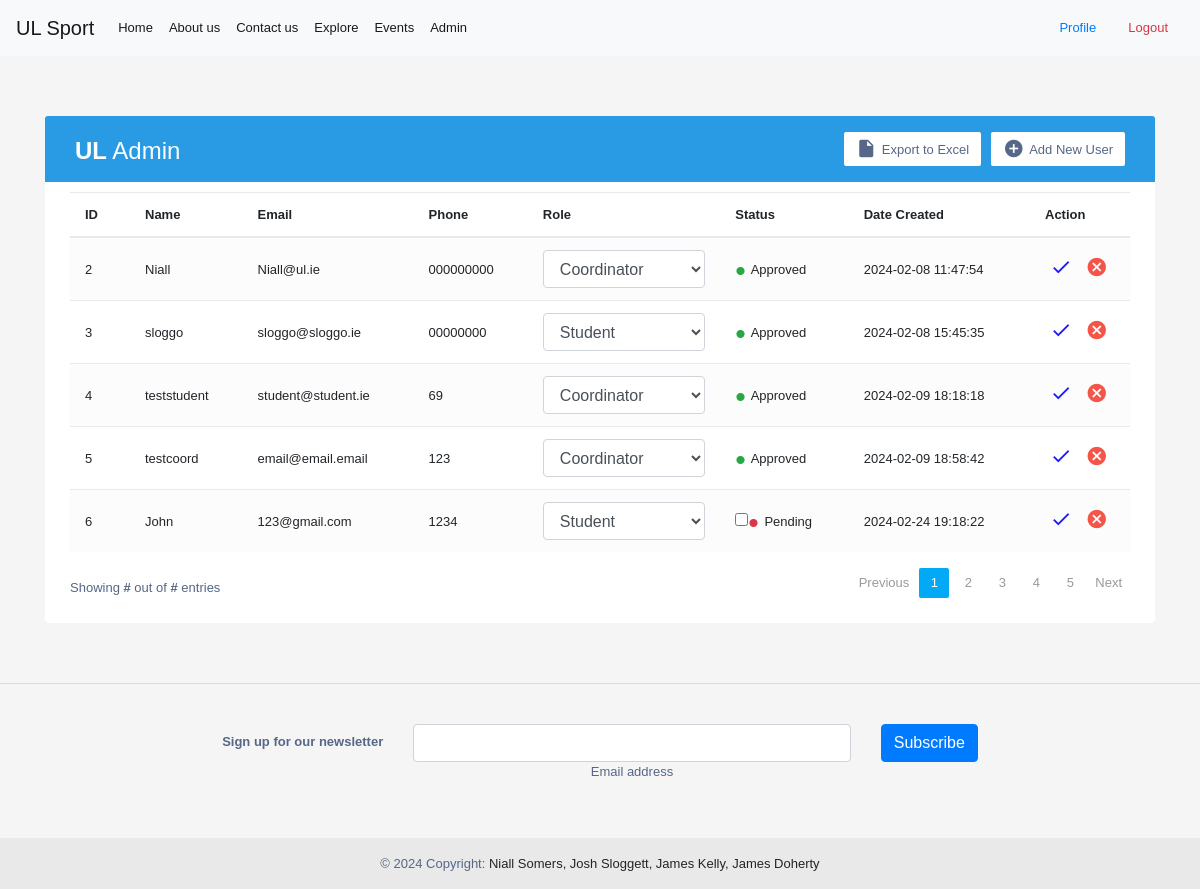
The page /admin (signed in) on the database as committed earlier.
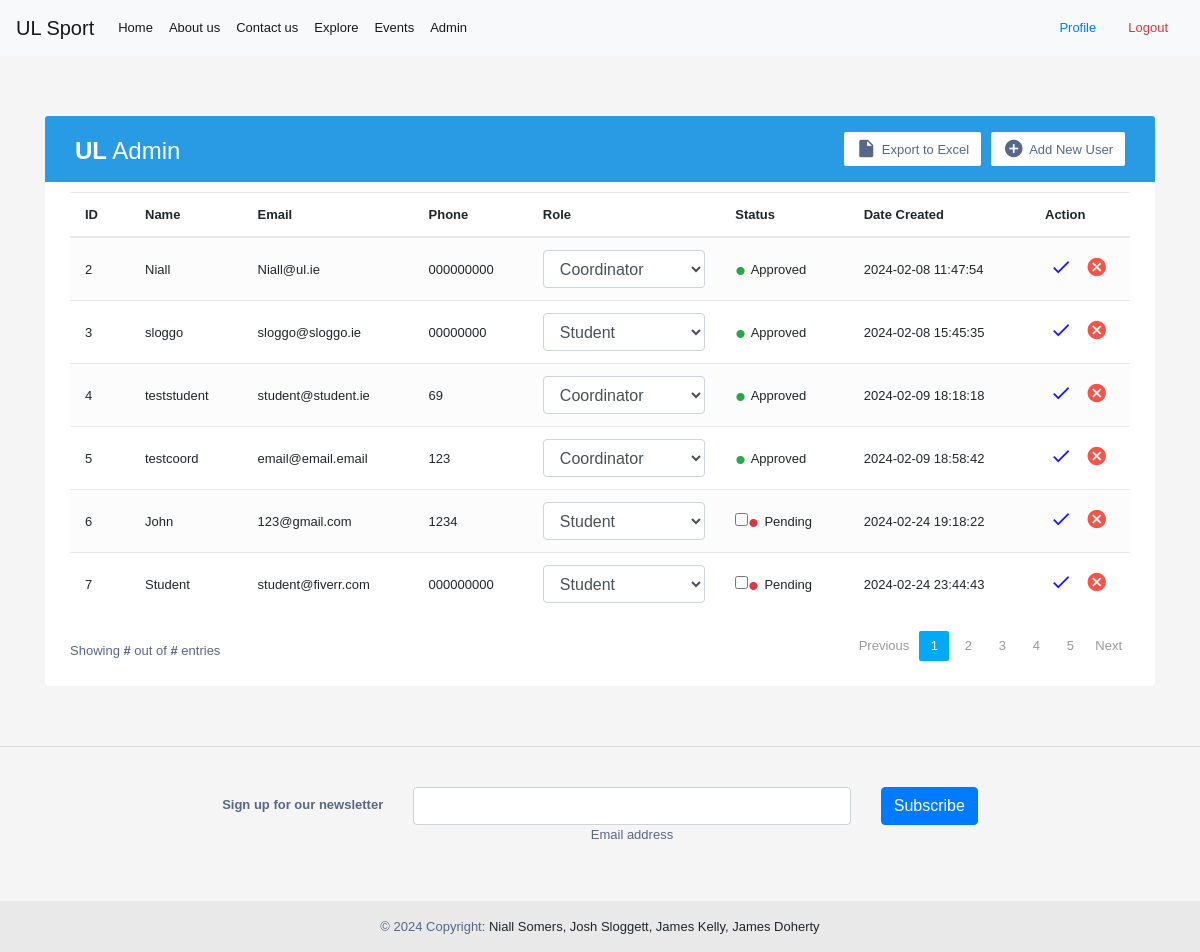
The same page on the database as committed later.
### tables this page shows
CREATE TABLE Users (
    UserID INTEGER PRIMARY KEY AUTOINCREMENT,
    Username TEXT NOT NULL,
    Password TEXT NOT NULL,
    Contact TEXT NOT NULL,
    Email TEXT NOT NULL,
    Role TEXT NOT NULL,
    ApprovalStatus TEXT DEFAULT 'Pending',
    CreatedAt TIMESTAMP DEFAULT CURRENT_TIMESTAMP,
    UpdatedAt TIMESTAMP DEFAULT CURRENT_TIMESTAMP
);

### permissionpages.py (the view)
def admin():
    if current_user is None:
        return render_template('/home.html',)
    else:
        conn = db.connect('db/user_data.db')
        cursor = conn.cursor()
        cursor.execute('SELECT * FROM Users WHERE UserID = ?', (current_user.id,))
        role_data = cursor.fetchone()
        cursor.execute('SELECT userid, username, email, contact, role, CreatedAt,approvalstatus FROM Users WHERE Role != \'Admin\'')
        user_data = cursor.fetchall()
        return render_template('/admin.html', current_user=current_user, role=role_data[5], users_data=user_data)

### app.py (called while the page is built)
@login_manager.user_loader
def load_user(user_id):
    conn = db.connect('db/user_data.db')
    cursor = conn.cursor()
    cursor.execute('SELECT * FROM Users WHERE UserID = ?', (user_id,))
    user_data = cursor.fetchone()
    conn.close()
    if user_data:
        return auth.User(user_data[0], user_data[1])

### templates/admin.html (shortened to what this page needs)
{% extends "base.html" %}
{% block content %}
{% if role == 'Admin' %}
<div class="container-xl">
    <div class="table-responsive">
        <div class="table-wrapper">
            <div class="table-title">
                <div class="row">
                    <div class="col-sm-5">
                        <h2><b>UL</b> Admin</h2>
                    </div>
                    <div class="col-sm-7">
                        <a href="#" class="btn btn-secondary"><i class="material-icons">&#xE147;</i> <span>Add New User</span></a>
                        <a href="#" class="btn btn-secondary"><i class="material-icons">&#xE24D;</i> <span>Export to Excel</span></a>
                    </div>
                </div>
            </div>
            <table class="table table-striped table-hover">
                <thead>
                    <tr>
                        <th>ID</th>
                        <th>Name</th>
                        <th>Email</th>
                        <th>Phone</th>
                        <th>Role</th>
                        <th>Status</th>
                        <th>Date Created</th>
                        <th>Action</th>
                    </tr>
                </thead>
                <tbody>
                {% for data in users_data %}
                    <tr>
                        <td>{{data[0]}}</td>
                        <td>{{data[1]}}</td>
                        <td>{{data[2]}}</td>
                        <td>{{data[3]}}</td>
                        <form method="post" action="{{ url_for('updateMember') }}">
                            <td>
                                        <select class="select form-control" id="select" name="role">
                                            <option value="Coordinator" {% if data[4] == "Coordinator" %}selected{% endif %}>Coordinator</option>
                                            <option value="Student" {% if data[4] == "Student" %}selected{% endif %}>Student</option>
                                        </select>
                            </td>
                            {% if data[6] != "Pending" %}
                                <td><input type="hidden" name="approval" value="on"/><span class="status text-success">&bull;</span> {{data[6]}}</td>
                            {% else %}
                                <td><input type="checkbox" name="approval"/><span class="status text-danger">&bull;</span> {{data[6]}}</td>
                            {% endif %}
                            <td>{{data[5]}}</td>
                            <td>
                                  <button type="submit" style="background: transparent; border: 0; padding: 0; color: blue;" class="update-user" title="Update User" data-toggle="tooltip">
                                    <i class="material-icons">&#xE5CA;</i>
                                  </button>
                                <a href="#" class="delete" title="Delete" data-toggle="tooltip"><i class="material-icons">&#xE5C9;</i></a>
                            </td>
                        </form>
                    </tr>
                    {% endfor %}
                </tbody>
            </table>
            <div class="clearfix">
                <div class="hint-text">Showing <b>#</b> out of <b>#</b> entries</div>
                <ul class="pagination">
                    <li class="page-item disabled"><a href="#">Previous</a></li>
                    <li class="page-item active"><a href="#" class="page-link">1</a></li>
                    <li class="page-item"><a href="#" class="page-link">2</a></li>
                    <li class="page-item "><a href="#" class="page-link">3</a></li>
                    <li class="page-item"><a href="#" class="page-link">4</a></li>
                    <li class="page-item"><a href="#" class="page-link">5</a></li>
                    <li class="page-item"><a href="#" class="page-link">Next</a></li>
                </ul>
            </div>
        </div>
    </div>
</div>
        {% else %}
        <p>{{current_user.username}} is not authorized to access this page!</p>
        {% endif %}
{% endblock %}

Rows that differ between the two databases and show on the page:
added Users: UserID "7", Username "Student", Email "student@fiverr.com", Contact "000000000", role "Student", ApprovalStatus "Pending", CreatedAt "2024-02-24 23:44:43"
